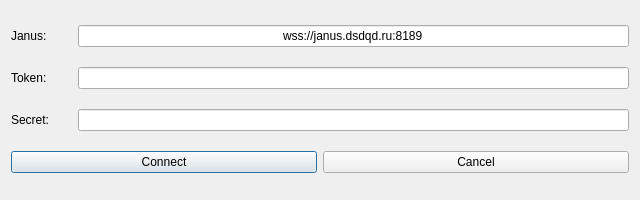
<?xml version="1.0" encoding="UTF-8"?>
<ui version="4.0">
 <class>JanusConnectionDialog</class>
 <widget class="QDialog" name="JanusConnectionDialog">
  <property name="geometry">
   <rect>
    <x>0</x>
    <y>0</y>
    <width>640</width>
    <height>200</height>
   </rect>
  </property>
  <property name="windowTitle">
   <string>JanusConnectionDialog</string>
  </property>
  <layout class="QGridLayout" name="gridLayout">
   <item row="0" column="0">
    <layout class="QHBoxLayout" name="horizontalLayout_4" stretch="1,9">
     <item>
      <widget class="QLabel" name="serverUrlLabel">
       <property name="text">
        <string>Janus:</string>
       </property>
      </widget>
     </item>
     <item>
      <widget class="QLineEdit" name="serverUrlLineEdit">
       <property name="text">
        <string>wss://janus.dsdqd.ru:8189</string>
       </property>
       <property name="alignment">
        <set>Qt::AlignCenter</set>
       </property>
      </widget>
     </item>
    </layout>
   </item>
   <item row="1" column="0">
    <layout class="QHBoxLayout" name="horizontalLayout_3" stretch="1,9">
     <item>
      <widget class="QLabel" name="tokenLabel">
       <property name="text">
        <string>Token:</string>
       </property>
      </widget>
     </item>
     <item>
      <widget class="QLineEdit" name="tokenLineEdit">
       <property name="alignment">
        <set>Qt::AlignCenter</set>
       </property>
      </widget>
     </item>
    </layout>
   </item>
   <item row="2" column="0">
    <layout class="QHBoxLayout" name="horizontalLayout_2" stretch="1,9">
     <item>
      <widget class="QLabel" name="apiSecretLabel">
       <property name="text">
        <string>Secret:</string>
       </property>
      </widget>
     </item>
     <item>
      <widget class="QLineEdit" name="apiSecretLineEdit">
       <property name="alignment">
        <set>Qt::AlignCenter</set>
       </property>
      </widget>
     </item>
    </layout>
   </item>
   <item row="3" column="0">
    <layout class="QHBoxLayout" name="horizontalLayout">
     <item>
      <widget class="QPushButton" name="connectJanusPushButton">
       <property name="text">
        <string>Connect</string>
       </property>
      </widget>
     </item>
     <item>
      <widget class="QPushButton" name="cancelConnectPushButton">
       <property name="text">
        <string>Cancel</string>
       </property>
      </widget>
     </item>
    </layout>
   </item>
  </layout>
 </widget>
 <layoutdefault spacing="6" margin="11"/>
 <resources/>
 <connections/>
</ui>
